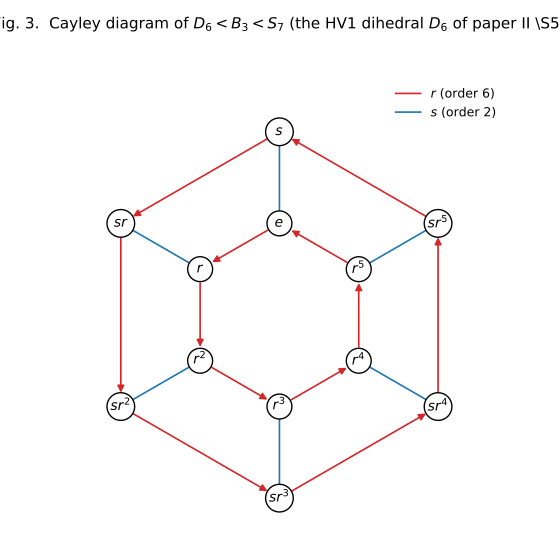

Generate this figure with Python:
"""fig3_D6_cayley.py
=====================
Fig. 3 (paper II §5) — Cayley diagram of the dihedral group $D_6$ of
order $12$ inside $B_3 < S_7$, with generators $r$ (rotation, order 6)
and $s$ (reflection, order 2). Drawn as the standard hexagonal-prism
Cayley graph.

Frozen seed: vertex placement is deterministic; ``RANDOM_SEED = 0``
controls only label jitter (set to 0 in the shipped figure).
"""
from __future__ import annotations

import math
from pathlib import Path

import matplotlib.pyplot as plt
import numpy as np
from matplotlib.patches import FancyArrowPatch

RANDOM_SEED = 0
HERE = Path(__file__).resolve().parent


def main() -> Path:
    np.random.seed(RANDOM_SEED)

    # Inner hexagon: identity ring  e, r, r^2, r^3, r^4, r^5.
    # Outer hexagon: reflected ring s, sr, sr^2, sr^3, sr^4, sr^5.
    R_in, R_out = 1.0, 2.0
    inner = [(R_in * math.cos(k * math.pi / 3 + math.pi / 2),
              R_in * math.sin(k * math.pi / 3 + math.pi / 2))
             for k in range(6)]
    outer = [(R_out * math.cos(k * math.pi / 3 + math.pi / 2),
              R_out * math.sin(k * math.pi / 3 + math.pi / 2))
             for k in range(6)]

    inner_lbl = ["$e$", "$r$", "$r^2$", "$r^3$", "$r^4$", "$r^5$"]
    outer_lbl = ["$s$", "$sr$", "$sr^2$", "$sr^3$", "$sr^4$", "$sr^5$"]

    fig, ax = plt.subplots(figsize=(5.6, 5.6))

    # r-edges (red, directed): k -> k+1 on inner; on outer the convention
    # for sr^k * r = sr^{k+1}.
    for k in range(6):
        for ring in (inner, outer):
            x1, y1 = ring[k]
            x2, y2 = ring[(k + 1) % 6]
            ax.add_patch(FancyArrowPatch(
                (x1, y1), (x2, y2),
                arrowstyle="-|>", mutation_scale=10,
                color="#d62728", lw=1.2,
                shrinkA=10, shrinkB=10,
            ))

    # s-edges (blue, undirected): inner k <-> outer k.
    for k in range(6):
        x1, y1 = inner[k]
        x2, y2 = outer[k]
        ax.plot([x1, x2], [y1, y2], color="#1f77b4", lw=1.2)

    # Vertices and labels.
    for (x, y), lbl in zip(inner, inner_lbl):
        ax.plot(x, y, "o", markersize=18, color="white",
                markeredgecolor="black", zorder=4)
        ax.text(x, y, lbl, ha="center", va="center", fontsize=10, zorder=5)
    for (x, y), lbl in zip(outer, outer_lbl):
        ax.plot(x, y, "o", markersize=20, color="white",
                markeredgecolor="black", zorder=4)
        ax.text(x, y, lbl, ha="center", va="center", fontsize=10, zorder=5)

    ax.set_aspect("equal")
    ax.set_xlim(-2.5, 2.5)
    ax.set_ylim(-2.5, 2.6)
    ax.set_xticks([])
    ax.set_yticks([])
    for s in ("top", "right", "left", "bottom"):
        ax.spines[s].set_visible(False)

    # Legend.
    ax.plot([], [], "-", color="#d62728", lw=1.2, label=r"$r$ (order 6)")
    ax.plot([], [], "-", color="#1f77b4", lw=1.2, label=r"$s$ (order 2)")
    ax.legend(loc="upper right", frameon=False, fontsize=9)

    fig.suptitle(
        r"Fig. 3.  Cayley diagram of $D_6 < B_3 < S_7$"
        r" (the HV1 dihedral $D_6$ of paper II \S5)",
        fontsize=11, y=0.97,
    )
    fig.tight_layout(rect=(0, 0, 1, 0.95))

    out_pdf = HERE / "fig3_D6_cayley.pdf"
    out_png = HERE / "fig3_D6_cayley.png"
    fig.savefig(out_pdf, metadata={"CreationDate": None, "ModDate": None})
    fig.savefig(out_png, dpi=200)
    plt.close(fig)
    print(f"[OK] {out_pdf.name}, {out_png.name}")
    return out_pdf


if __name__ == "__main__":
    main()
